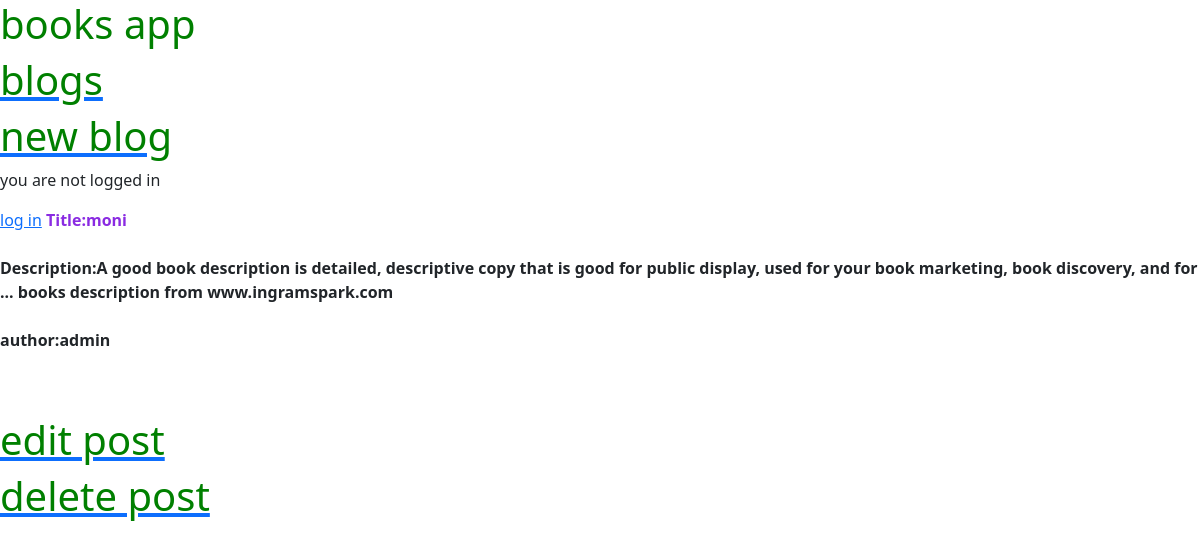
The app's page /post/2/ with its own data.
### bookapp/models.py (models this page shows, shortened)
class Book(models.Model):
     title=models.CharField(max_length=100)
     img=models.ImageField(blank=True)
     description=models.TextField()
     author=models.ForeignKey('auth.user',on_delete=models.CASCADE)

### bookapp/views.py (the view)
# urls.py: path('post/<int:pk>/',BlogDetailview.as_view(),name='detail_view'),
class BlogDetailview(DetailView):
     model = Book
     template_name='posts.html'

### template/posts.html
{% extends 'home.html' %}
{% block content %}
    <strong>Title:{{ object.title }}</strong> <br><br>
    <b>Description:{{ object.description }}</i> <br><br>
    <p>author:{{ object.author }}</p> <br><br>
<a href="{% url 'post_edit' book.pk %}"><h1> edit post</h1></a>
<a href="{% url 'post_delete' book.pk %}"><h1> delete post</h1></a>
{% endblock content %}

### template/home.html (shortened to what this page needs)
{% load static %}
<!DOCTYPE html>
<html lang="en">
<head>
      <link rel="stylesheet" href="{% static 'css/index.css'%}">
        <link href="https://cdn.jsdelivr.net/npm/bootstrap@5.1.3/dist/css/bootstrap.min.css" rel="stylesheet">
</head>
<body>
     <h1> books app</h1>
       <div>
            <header>
                 <div class="nav-left">
                     <a href="{% url 'home' %}"><h1>blogs</h1></a>
                <div class="nav-right">
                    <a href="{% url 'new_post' %}"><h1>new blog</h1></a>
              </header>
              {% if user.is_authenticated %}
                  <p> hi {{user.username}}</p>
                  <a href="{% url 'logout' %}"><button type="button" class="btn btn-outline-danger btn-lg">logout</button> </a>
                  {% for i in object_list %}
                  <div class ="post-entry">
                       <a href=" {% url 'detail_view' i.pk %}"><h1>{{i.title}}</h1></a><br>
                       <p>{{i.description}}</p><br>
                       <h4>{{i.author}}</h4>
                  </div>
               {% endfor %}
                  {% else %}
                  <p> you are not logged in </p>
                  <a href="{% url 'login' %}">log in</a>
              {% endif %}
              {% block content %}
              {% endblock content %}
       </div>
</body>
</html>

### static/css/index.css (style rules this page uses)
body { font-size: 30px; font-style: bold; }
h1 { color: green; }
strong { color: blueviolet; }

### records on screen
Book: title "moni", description "A good book description is detailed, descriptive copy that is good for public display, used for your book marketing, book discovery, and for ... books description from www.ingramspark.com", author "admin"
